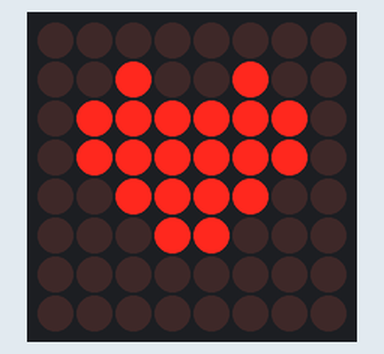
Recording of a sketch running on a simulated Arduino Uno, built with avr-gcc and run on an emulated ATmega328P. Shown: 8×8 LED matrix.

Above: at 0.1 s.
At 0.8 s:
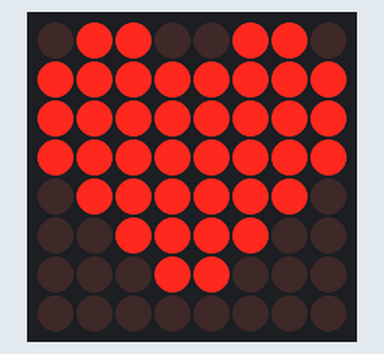

Measured:
- what the display in image 1 shows lasts 0.4 s, from 0.6 s to 1.0 s

The sketch:

Heart_Animation.ino
```cpp
/*
    Treemo Animation Test

    Pin 12 is connected to DataIn
    Pin 11 is connected to CLK
    Pin 10 is connected to LOAD
*/

#include "LedControl.h"

LedControl lc = LedControl(7, 5, 6, 1);


void setup() {
  lc.shutdown(0, false); // Wake up MAX7219
  lc.setIntensity(0, 4); // Set brightness 1-15
  lc.clearDisplay(0);
}

void loop() {

  if (true) {

    byte heartBig[8] = {B00000000, B00100100, B01111110, B01111110, B00111100, B00011000, B00000000, B00000000};

    lc.setRow(0, 0, heartBig[0]);
    lc.setRow(0, 1, heartBig[1]);
    lc.setRow(0, 2, heartBig[2]);
    lc.setRow(0, 3, heartBig[3]);
    lc.setRow(0, 4, heartBig[4]);
    lc.setRow(0, 5, heartBig[5]);
    lc.setRow(0, 6, heartBig[6]);
    lc.setRow(0, 7, heartBig[7]);

    delay(600);

    byte heartSmall[8] = {B01100110, B11111111, B11111111, B11111111, B01111110, B00111100, B00011000, B00000000};

    lc.setRow(0, 0, heartSmall[0]);
    lc.setRow(0, 1, heartSmall[1]);
    lc.setRow(0, 2, heartSmall[2]);
    lc.setRow(0, 3, heartSmall[3]);
    lc.setRow(0, 4, heartSmall[4]);
    lc.setRow(0, 5, heartSmall[5]);
    lc.setRow(0, 6, heartSmall[6]);
    lc.setRow(0, 7, heartSmall[7]);

    delay(400);

  }
}
```
